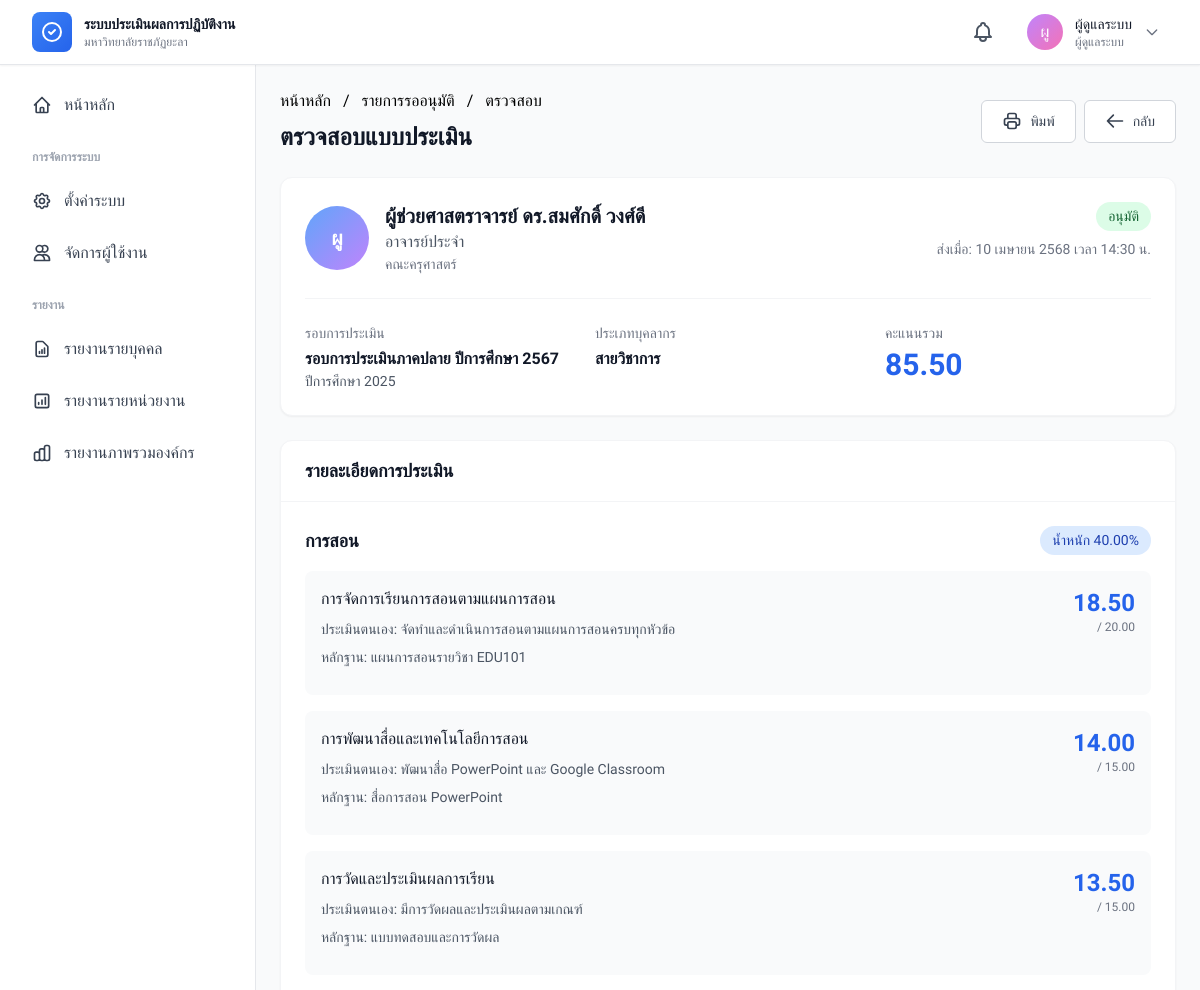
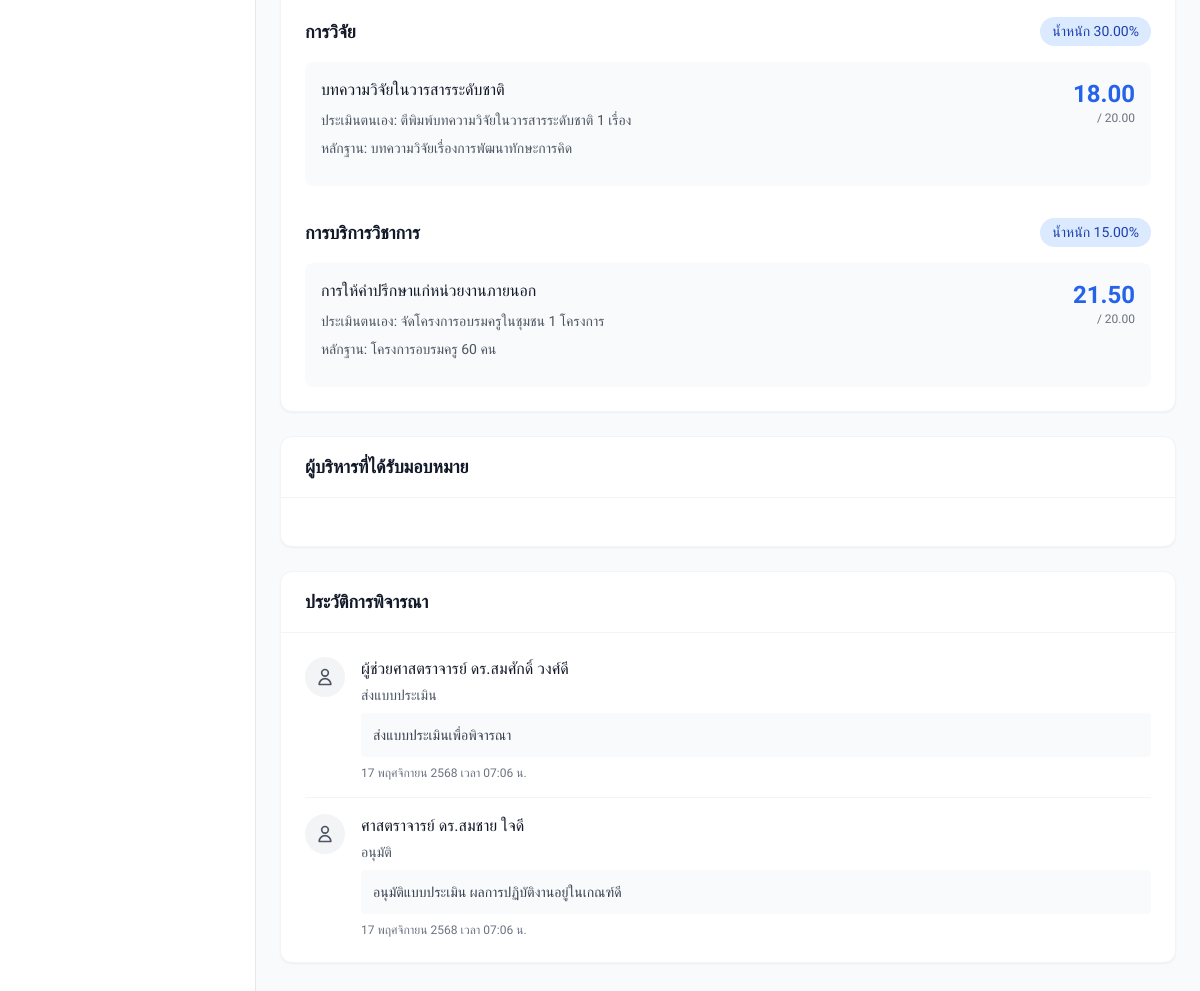
/modules/approval/review.php?id=1 (signed in), run on the app's committed database (2 pictures, top to bottom).
### tables this page shows
CREATE TABLE `evaluations` (
  `evaluation_id` int(11) NOT NULL,
  `period_id` int(11) NOT NULL,
  `user_id` int(11) NOT NULL,
  `personnel_type_id` int(11) DEFAULT NULL,
  `status` enum('draft','submitted','under_review','approved','rejected','returned') DEFAULT 'draft',
  `total_score` decimal(10,2) DEFAULT 0.00,
  `submitted_at` datetime DEFAULT NULL,
  `reviewed_at` datetime DEFAULT NULL,
  `reviewed_by` int(11) DEFAULT NULL,
  `approved_at` datetime DEFAULT NULL,
  `approved_by` int(11) DEFAULT NULL,
  `rejected_by` int(11) DEFAULT NULL,
  `rejected_at` datetime DEFAULT NULL,
  `created_at` timestamp NOT NULL DEFAULT current_timestamp(),
  `updated_at` timestamp NOT NULL DEFAULT current_timestamp() ON UPDATE current_timestamp()
);

CREATE TABLE `users` (
  `user_id` int(11) NOT NULL,
  `username` varchar(50) NOT NULL,
  `password` varchar(255) NOT NULL,
  `email` varchar(100) NOT NULL,
  `full_name_th` varchar(255) NOT NULL,
  `full_name_en` varchar(255) DEFAULT NULL,
  `personnel_type` enum('academic','support','lecturer') NOT NULL,
  `personnel_type_id` int(11) DEFAULT NULL,
  `department_id` int(11) DEFAULT NULL,
  `position` varchar(100) DEFAULT NULL,
  `role` enum('admin','staff','manager') NOT NULL DEFAULT 'staff',
  `is_active` tinyint(1) DEFAULT 1,
  `last_login` datetime DEFAULT NULL,
  `created_at` timestamp NOT NULL DEFAULT current_timestamp(),
  `updated_at` timestamp NOT NULL DEFAULT current_timestamp() ON UPDATE current_timestamp()
);

CREATE TABLE `departments` (
  `department_id` int(11) NOT NULL,
  `department_code` varchar(20) NOT NULL,
  `department_name_th` varchar(255) NOT NULL,
  `department_name_en` varchar(255) DEFAULT NULL,
  `faculty_id` int(11) DEFAULT NULL,
  `head_user_id` int(11) DEFAULT NULL,
  `is_active` tinyint(1) DEFAULT 1,
  `created_at` timestamp NOT NULL DEFAULT current_timestamp()
);

CREATE TABLE `evaluation_periods` (
  `period_id` int(11) NOT NULL,
  `period_name` varchar(255) NOT NULL,
  `year` int(11) NOT NULL,
  `semester` tinyint(4) DEFAULT NULL,
  `start_date` date NOT NULL,
  `end_date` date NOT NULL,
  `submission_deadline` datetime NOT NULL,
  `approval_deadline` datetime DEFAULT NULL,
  `status` enum('draft','active','closed') DEFAULT 'draft',
  `is_active` tinyint(1) DEFAULT 0,
  `description` text DEFAULT NULL,
  `created_by` int(11) DEFAULT NULL,
  `updated_by` int(11) DEFAULT NULL,
  `created_at` timestamp NOT NULL DEFAULT current_timestamp(),
  `updated_at` timestamp NOT NULL DEFAULT current_timestamp() ON UPDATE current_timestamp()
);

CREATE TABLE `evaluation_details` (
  `detail_id` int(11) NOT NULL,
  `evaluation_id` int(11) NOT NULL,
  `aspect_id` int(11) NOT NULL,
  `topic_id` int(11) DEFAULT NULL,
  `score` decimal(10,2) DEFAULT 0.00,
  `self_assessment` text DEFAULT NULL,
  `evidence_description` text DEFAULT NULL,
  `notes` text DEFAULT NULL,
  `created_at` timestamp NOT NULL DEFAULT current_timestamp()
);

CREATE TABLE `evaluation_topics` (
  `topic_id` int(11) NOT NULL,
  `aspect_id` int(11) NOT NULL,
  `topic_code` varchar(50) NOT NULL,
  `topic_name_th` varchar(500) NOT NULL,
  `topic_name_en` varchar(500) DEFAULT NULL,
  `max_score` decimal(5,2) DEFAULT 0.00,
  `weight_percentage` decimal(5,2) DEFAULT 0.00,
  `description` text DEFAULT NULL,
  `sort_order` int(11) DEFAULT 0,
  `display_order` int(11) DEFAULT 0,
  `is_active` tinyint(1) DEFAULT 1,
  `created_by` int(11) DEFAULT NULL,
  `updated_by` int(11) DEFAULT NULL,
  `created_at` timestamp NOT NULL DEFAULT current_timestamp(),
  `updated_at` timestamp NOT NULL DEFAULT current_timestamp() ON UPDATE current_timestamp()
);

CREATE TABLE `evaluation_aspects` (
  `aspect_id` int(11) NOT NULL,
  `personnel_type_id` int(11) DEFAULT NULL,
  `aspect_code` varchar(20) NOT NULL,
  `aspect_name_th` varchar(255) NOT NULL,
  `aspect_name_en` varchar(255) DEFAULT NULL,
  `description` text DEFAULT NULL,
  `max_score` decimal(10,2) DEFAULT 100.00,
  `weight_percentage` decimal(5,2) DEFAULT 0.00,
  `sort_order` int(11) DEFAULT 0,
  `display_order` int(11) DEFAULT 0,
  `is_active` tinyint(1) DEFAULT 1,
  `created_by` int(11) DEFAULT NULL,
  `updated_by` int(11) DEFAULT NULL,
  `created_at` timestamp NOT NULL DEFAULT current_timestamp(),
  `updated_at` timestamp NOT NULL DEFAULT current_timestamp() ON UPDATE current_timestamp()
);

CREATE TABLE `approval_history` (
  `history_id` int(11) NOT NULL,
  `evaluation_id` int(11) NOT NULL,
  `manager_user_id` int(11) NOT NULL,
  `action` enum('submit','return','approve','reject') NOT NULL,
  `comment` text DEFAULT NULL,
  `previous_status` varchar(50) DEFAULT NULL,
  `new_status` varchar(50) DEFAULT NULL,
  `created_at` timestamp NOT NULL DEFAULT current_timestamp()
);

### modules/approval/review.php (the view, shortened to what the rows shown need)
<?php
require_once APP_ROOT . '/config/app.php';
require_once APP_ROOT . '/includes/functions.php';
$evaluation_id = (int)input('id', 0);
$db = getDB();
$stmt = $db->prepare("
    SELECT
        e.*,
        u.full_name_th,
        u.full_name_en,
        u.personnel_type,
        u.position,
        u.email,
        d.department_name_th,
        d.department_name_en,
        ep.period_name,
        ep.year,
        ep.semester
    FROM evaluations e
    INNER JOIN users u ON e.user_id = u.user_id
    LEFT JOIN departments d ON u.department_id = d.department_id
    LEFT JOIN evaluation_periods ep ON e.period_id = ep.period_id
    WHERE e.evaluation_id = ?
");
$stmt->execute([$evaluation_id]);
$evaluation = $stmt->fetch();
$details_stmt = $db->prepare("
    SELECT
        ed.*,
        ea.aspect_name_th,
        ea.aspect_code,
        ea.weight_percentage as aspect_weight,
        et.topic_name_th,
        et.max_score,
        et.weight_percentage as topic_weight
    FROM evaluation_details ed
    INNER JOIN evaluation_aspects ea ON ed.aspect_id = ea.aspect_id
    LEFT JOIN evaluation_topics et ON ed.topic_id = et.topic_id
    WHERE ed.evaluation_id = ?
    ORDER BY ea.display_order, et.display_order
");
$details_stmt->execute([$evaluation_id]);
$details = $details_stmt->fetchAll();
$grouped_details = [];
foreach ($details as $detail) {
    $aspect_id = $detail['aspect_id'];
    if (!isset($grouped_details[$aspect_id])) {
        $grouped_details[$aspect_id] = [
            'aspect_name' => $detail['aspect_name_th'],
            'aspect_code' => $detail['aspect_code'],
            'aspect_weight' => $detail['aspect_weight'],
            'topics' => []
        ];
    }
    $grouped_details[$aspect_id]['topics'][] = $detail;
}
$history_stmt = $db->prepare("
    SELECT
        ah.*,
        u.full_name_th
    FROM approval_history ah
    LEFT JOIN users u ON ah.manager_user_id = u.user_id
    WHERE ah.evaluation_id = ?
    ORDER BY ah.created_at DESC
");
$history_stmt->execute([$evaluation_id]);
$history = $history_stmt->fetchAll();
include APP_ROOT . '/includes/header.php';
?>
<div class="mb-6">
    <div class="flex items-center justify-between">
        <div>
            <h1 class="text-2xl font-bold text-gray-900">ตรวจสอบแบบประเมิน</h1>
        </div>
    </div>
</div>
<div class="bg-white rounded-xl shadow-sm border border-gray-100 p-6 mb-6">
    <div class="flex items-start justify-between mb-6">
        <div class="flex items-center space-x-4">
            <div
                class="w-16 h-16 bg-gradient-to-br from-blue-400 to-purple-400 rounded-full flex items-center justify-center text-white text-xl font-bold">
                <?php echo mb_substr($evaluation['full_name_th'], 0, 2); ?>
            </div>
            <div>
                <h2 class="text-xl font-bold text-gray-900"><?php echo e($evaluation['full_name_th']); ?></h2>
                <p class="text-gray-600"><?php echo e($evaluation['position']); ?></p>
                <p class="text-sm text-gray-500"><?php echo e($evaluation['department_name_th']); ?></p>
            </div>
        </div>
        <div class="text-right">
            <span class="badge badge-lg <?php echo $status_colors[$evaluation['status']]; ?>">
                <?php echo $status_names[$evaluation['status']]; ?>
            </span>
            <p class="text-sm text-gray-500 mt-2">
                ส่งเมื่อ: <?php echo thai_date($evaluation['submitted_at'], 'datetime'); ?>
            </p>
        </div>
    </div>
    <div class="grid grid-cols-1 md:grid-cols-3 gap-6 pt-6 border-t border-gray-100">
        <div>
            <p class="text-sm font-medium text-gray-500 mb-1">รอบการประเมิน</p>
            <p class="font-semibold text-gray-900"><?php echo e($evaluation['period_name']); ?></p>
            <p class="text-sm text-gray-600">ปีการศึกษา <?php echo e($evaluation['year']); ?></p>
        </div>
        <div>
            <p class="text-sm font-medium text-gray-500 mb-1">ประเภทบุคลากร</p>
            <p class="font-semibold text-gray-900"><?php echo $personnel_names[$evaluation['personnel_type']]; ?></p>
        </div>
        <div>
            <p class="text-sm font-medium text-gray-500 mb-1">คะแนนรวม</p>
            <p class="text-3xl font-bold text-blue-600"><?php echo number_format_thai($evaluation['total_score']); ?>
            </p>
        </div>
    </div>
</div>
<div class="bg-white rounded-xl shadow-sm border border-gray-100 mb-6">
    <div class="p-6">
        <?php foreach ($grouped_details as $aspect_id => $aspect_data): ?>
            <div class="mb-8 last:mb-0">
                <div class="flex items-center justify-between mb-4">
                    <h4 class="text-lg font-semibold text-gray-900">
                        <?php echo e($aspect_data['aspect_name']); ?>
                    </h4>
                    <span class="badge badge-primary">
                        น้ำหนัก <?php echo $aspect_data['aspect_weight']; ?>%
                    </span>
                </div>
                <div class="space-y-4">
                    <?php foreach ($aspect_data['topics'] as $topic): ?>
                        <div class="bg-gray-50 rounded-lg p-4">
                            <div class="flex items-start justify-between mb-3">
                                <div class="flex-1">
                                    <p class="font-medium text-gray-900"><?php echo e($topic['topic_name_th']); ?></p>
                                    <?php if ($topic['self_assessment']): ?>
                                        <p class="text-sm text-gray-600 mt-2">
                                            <span class="font-medium">ประเมินตนเอง:</span>
                                            <?php echo nl2br(e($topic['self_assessment'])); ?>
                                        </p>
                                    <?php endif; ?>
                                    <?php if ($topic['evidence_description']): ?>
                                        <p class="text-sm text-gray-600 mt-2">
                                            <span class="font-medium">หลักฐาน:</span>
                                            <?php echo nl2br(e($topic['evidence_description'])); ?>
                                        </p>
                                    <?php endif; ?>
                                </div>
                                <div class="ml-4 text-right">
                                    <p class="text-2xl font-bold text-blue-600">
                                        <?php echo number_format_thai($topic['score']); ?>
                                    </p>
                                    <p class="text-xs text-gray-500">
                                        / <?php echo $topic['max_score']; ?>
                                    </p>
                                </div>
                            </div>
                        </div>
                    <?php endforeach; ?>
                </div>
            </div>
        <?php endforeach; ?>
    </div>
</div>
<?php if (!empty($history)): ?>
    <div class="bg-white rounded-xl shadow-sm border border-gray-100 mb-6">
        <div class="p-6">
            <div class="space-y-4">
                <?php foreach ($history as $item): ?>
                    <div class="flex items-start space-x-4 pb-4 border-b border-gray-100 last:border-0 last:pb-0">
                        <div class="flex-shrink-0 w-10 h-10 bg-gray-100 rounded-full flex items-center justify-center">
                            <svg class="w-5 h-5 text-gray-600" fill="none" stroke="currentColor" viewBox="0 0 24 24">
                                <path stroke-linecap="round" stroke-linejoin="round" stroke-width="2"
                                    d="M16 7a4 4 0 11-8 0 4 4 0 018 0zM12 14a7 7 0 00-7 7h14a7 7 0 00-7-7z" />
                            </svg>
                        </div>
                        <div class="flex-1">
                            <p class="font-medium text-gray-900"><?php echo e($item['full_name_th']); ?></p>
                            <p class="text-sm text-gray-600 mt-1">
                                <?php
                                $action_names = [
                                    'submit' => 'ส่งแบบประเมิน',
                                    'return' => 'ส่งกลับแก้ไข',
                                    'approve' => 'อนุมัติ',
                                    'reject' => 'ไม่อนุมัติ'
                                ];
                                echo $action_names[$item['action']] ?? $item['action'];
                                ?>
                            </p>
                            <?php if ($item['comment']): ?>
                                <p class="text-sm text-gray-700 mt-2 bg-gray-50 p-3 rounded">
                                    <?php echo nl2br(e($item['comment'])); ?>
                                </p>
                            <?php endif; ?>
                            <p class="text-xs text-gray-500 mt-2">
                                <?php echo thai_date($item['created_at'], 'datetime'); ?>
                            </p>
                        </div>
                    </div>
                <?php endforeach; ?>
            </div>
        </div>
    </div>
<?php endif; ?>
<?php include APP_ROOT . '/includes/footer.php'; ?>

### data on the page
evaluations: user.full_name_th "ผู", user.full_name_th "ผู้ช่วยศาสตราจารย์ ดร.สมศักดิ์ วงศ์ดี", user.position "อาจารย์ประจำ", departments.department_name_th "คณะครุศาสตร์", status "อนุมัติ", submitted_at "10 เมษายน 2568 เวลา 14:30 น.", period.period_name "รอบการประเมินภาคปลาย ปีการศึกษา 2567", period.year "2025", user.personnel_type "สายวิชาการ", total_score "85.50"
evaluation_details: topic.topic_name_th "การจัดการเรียนการสอนตามแผนการสอน", self_assessment "จัดทำและดำเนินการสอนตามแผนการสอนครบทุกหัวข้อ", evidence_description "แผนการสอนรายวิชา EDU101", score "18.50", topic.max_score "20.00"
evaluation_details: topic.topic_name_th "การพัฒนาสื่อและเทคโนโลยีการสอน", self_assessment "พัฒนาสื่อ PowerPoint และ Google Classroom", evidence_description "สื่อการสอน PowerPoint", score "14.00", topic.max_score "15.00"
evaluation_details: topic.topic_name_th "การวัดและประเมินผลการเรียน", self_assessment "มีการวัดผลและประเมินผลตามเกณฑ์", evidence_description "แบบทดสอบและการวัดผล", score "13.50", topic.max_score "15.00"
evaluation_details: aspect.aspect_name_th "การวิจัย", aspect.weight_percentage "30.00", topic.topic_name_th "บทความวิจัยในวารสารระดับชาติ", self_assessment "ตีพิมพ์บทความวิจัยในวารสารระดับชาติ 1 เรื่อง", evidence_description "บทความวิจัยเรื่องการพัฒนาทักษะการคิด", score "18.00", topic.max_score "20.00"
evaluation_details: aspect.aspect_name_th "การบริการวิชาการ", aspect.weight_percentage "15.00", topic.topic_name_th "การให้คำปรึกษาแก่หน่วยงานภายนอก", self_assessment "จัดโครงการอบรมครูในชุมชน 1 โครงการ", evidence_description "โครงการอบรมครู 60 คน", score "21.50", topic.max_score "20.00"
approval_history: manager_user.full_name_th "ผู้ช่วยศาสตราจารย์ ดร.สมศักดิ์ วงศ์ดี", action "ส่งแบบประเมิน", comment "ส่งแบบประเมินเพื่อพิจารณา", created_at "17 พฤศจิกายน 2568 เวลา 07:06 น."
approval_history: manager_user.full_name_th "ศาสตราจารย์ ดร.สมชาย ใจดี", action "อนุมัติ", comment "อนุมัติแบบประเมิน ผลการปฏิบัติงานอยู่ในเกณฑ์ดี", created_at "17 พฤศจิกายน 2568 เวลา 07:06 น."

### other printed values
mb_substr($current_user['full_name_th'], 0, 2) "ผู"
$current_user['full_name_th'] "ผู้ดูแลระบบ"
$role_names[$current_user['role']] "ผู้ดูแลระบบ"
$aspect_data['aspect_name'] "การสอน"
$aspect_data['aspect_weight'] "40.00"
